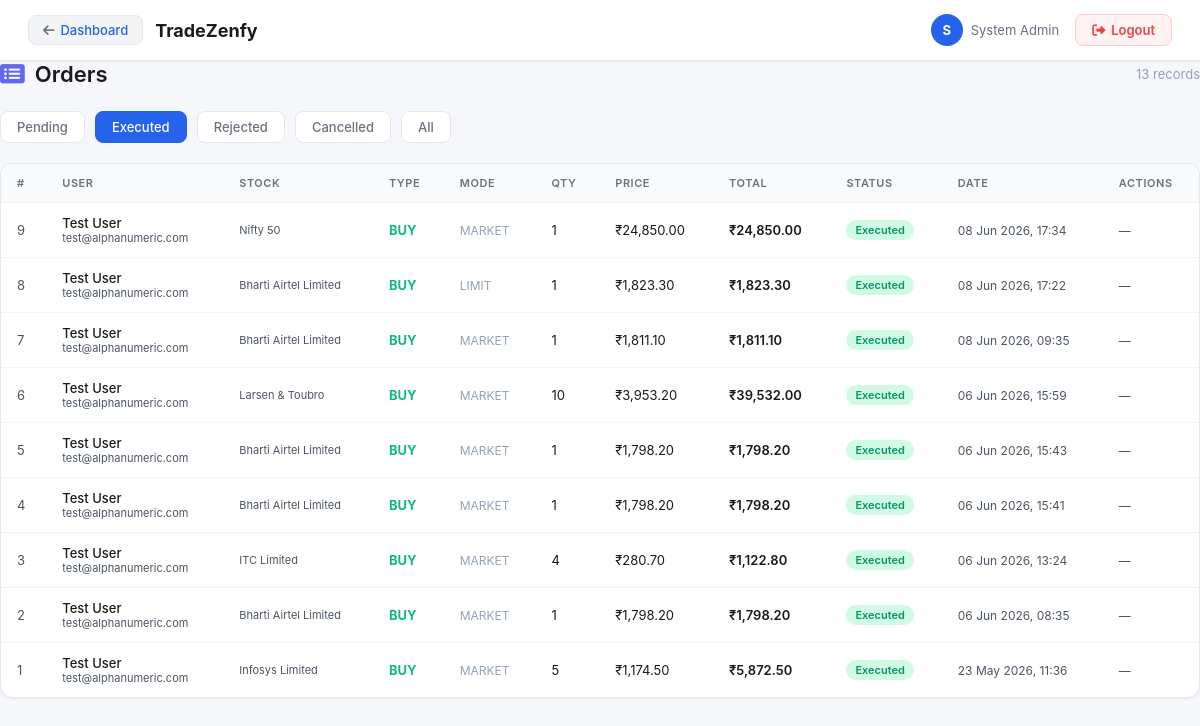
Page /admin/orders.php?status=EXECUTED (signed in) on the committed database.
### tables this page shows
CREATE TABLE IF NOT EXISTS `user_orders` (
  `id` int(11) NOT NULL AUTO_INCREMENT,
  `user_id` int(11) NOT NULL,
  `stock_id` int(11) NOT NULL,
  `order_type` enum('BUY','SELL') NOT NULL,
  `order_mode` enum('MARKET','LIMIT') DEFAULT 'MARKET',
  `limit_price` decimal(10,2) DEFAULT NULL,
  `quantity` int(11) NOT NULL,
  `traded_price` decimal(10,2) DEFAULT NULL,
  `price` decimal(10,2) DEFAULT NULL,
  `status` enum('PENDING','EXECUTED','CANCELLED','REJECTED') DEFAULT 'EXECUTED',
  `total_amount` decimal(15,2) DEFAULT 0.00,
  `admin_remark` text DEFAULT NULL,
  `executed_by` int(11) DEFAULT NULL,
  `executed_at` timestamp NULL DEFAULT NULL,
  `modified_by_admin` int(11) DEFAULT NULL,
  `admin_modified_at` timestamp NULL DEFAULT NULL,
  `created_at` timestamp NOT NULL DEFAULT current_timestamp(),
  PRIMARY KEY (`id`)
);

CREATE TABLE IF NOT EXISTS `account_registrations` (
  `id` int(11) NOT NULL AUTO_INCREMENT,
  `title` varchar(10) DEFAULT NULL,
  `first_name` varchar(100) NOT NULL,
  `last_name` varchar(100) NOT NULL,
  `email` varchar(255) NOT NULL,
  `username` varchar(100) NOT NULL,
  `password` varchar(255) NOT NULL,
  `dob` date DEFAULT NULL,
  `phone` varchar(20) DEFAULT NULL,
  `street` text DEFAULT NULL,
  `postal_code` varchar(20) DEFAULT NULL,
  `city` varchar(100) DEFAULT NULL,
  `country` varchar(100) DEFAULT NULL,
  `state_citizenship` varchar(100) DEFAULT NULL,
  `state_tax_residency` varchar(100) DEFAULT NULL,
  `tax_id` varchar(50) DEFAULT NULL,
  `employment_status` varchar(50) DEFAULT NULL,
  `trading_currency` varchar(50) DEFAULT 'INR',
  `annual_income` decimal(15,2) DEFAULT NULL,
  `net_worth` decimal(15,2) DEFAULT NULL,
  `source_of_wealth` text DEFAULT NULL,
  `initial_deposit` decimal(15,2) DEFAULT NULL,
  `status` enum('pending','approved','rejected') DEFAULT 'pending',
  `current_balance` decimal(15,2) DEFAULT 0.00,
  `portfolio_value` decimal(15,2) DEFAULT 0.00,
  `total_invested` decimal(15,2) DEFAULT 0.00,
  `total_pnl` decimal(15,2) DEFAULT 0.00,
  `is_blocked` tinyint(1) DEFAULT 0,
  `created_at` timestamp NOT NULL DEFAULT current_timestamp(),
  `updated_at` timestamp NOT NULL DEFAULT current_timestamp() ON UPDATE current_timestamp(),
  PRIMARY KEY (`id`),
  UNIQUE KEY `email` (`email`),
  UNIQUE KEY `username` (`username`)
);

CREATE TABLE IF NOT EXISTS `stocks` (
  `id` int(11) NOT NULL AUTO_INCREMENT,
  `symbol` varchar(20) NOT NULL,
  `name` varchar(255) NOT NULL,
  `exchange` varchar(20) DEFAULT 'NSE',
  `industry` varchar(100) DEFAULT NULL,
  `sector` varchar(100) DEFAULT NULL,
  `market_cap` bigint(20) DEFAULT NULL,
  `logo_url` varchar(500) DEFAULT NULL,
  `website` varchar(255) DEFAULT NULL,
  `ltp` decimal(10,2) DEFAULT 0.00,
  `change_percent` decimal(10,4) DEFAULT 0.0000,
  `previous_close` decimal(10,2) DEFAULT 0.00,
  `is_active` tinyint(1) DEFAULT 1,
  `created_at` timestamp NOT NULL DEFAULT current_timestamp(),
  `updated_at` timestamp NOT NULL DEFAULT current_timestamp() ON UPDATE current_timestamp(),
  PRIMARY KEY (`id`),
  UNIQUE KEY `unique_symbol` (`symbol`)
);

### includes/middleware.php (called while the page is built, shortened)
<?php
function requireAdmin(): array {
    $db   = getDB();
    $stmt = $db->prepare("SELECT id, username, name, email, role FROM admins WHERE id = ? AND is_active = 1");
    $stmt->execute([$_SESSION['admin_id']]);
    $admin = $stmt->fetch();
    return $admin;
}

### admin/orders.php (the view, shortened to what this page needs)
<?php
require_once __DIR__ . '/../includes/middleware.php';
$admin = requireAdmin();
$db    = getDB();
$status  = $_GET['status'] ?? 'PENDING';
$page    = max(1, (int)($_GET['page'] ?? 1));
$perPage = 25;
$offset  = ($page - 1) * $perPage;
$where  = $status !== 'ALL' ? "WHERE o.status = ?" : "";
$params = $status !== 'ALL' ? [$status] : [];
$total     = $db->prepare("SELECT COUNT(*) FROM user_orders o $where");
$total->execute($params);
$totalRows = $total->fetchColumn();
$stmt = $db->prepare("
    SELECT o.*, a.first_name, a.last_name, a.email, a.current_balance,
           s.name AS stock_name, s.sector
    FROM user_orders o
    JOIN account_registrations a ON a.id = o.user_id
    JOIN stocks s ON s.id = o.stock_id
    $where
    ORDER BY o.created_at DESC
    LIMIT $perPage OFFSET $offset
");
$stmt->execute($params);
$orders = $stmt->fetchAll();
?>
<!DOCTYPE html>
<html lang="en">
<head>
<link rel="stylesheet" href="https://cdnjs.cloudflare.com/ajax/libs/font-awesome/6.4.0/css/all.min.css">
</head>
<body>
<?php include __DIR__ . '/../includes/admin-header.php'; ?>
<div class="main">
  <div class="page-header">
    <h1><i class="fa fa-list-alt" style="color:#6366f1;margin-right:10px"></i>Orders</h1>
    <span style="font-size:13px;color:#94a3b8"><?= number_format($totalRows) ?> records</span>
  </div>
  <div class="filters">
    <?php foreach (['PENDING' => 'Pending', 'EXECUTED' => 'Executed', 'REJECTED' => 'Rejected', 'CANCELLED' => 'Cancelled', 'ALL' => 'All'] as $val => $label): ?>
      <a href="?status=<?= $val ?>" class="filter-btn <?= $status === $val ? 'active' : '' ?>"><?= $label ?></a>
    <?php endforeach; ?>
  </div>
  <div class="card">
    <table>
      <thead>
        <tr>
          <th>#</th><th>User</th><th>Stock</th><th>Type</th><th>Mode</th>
          <th>Qty</th><th>Price</th><th>Total</th><th>Status</th><th>Date</th><th>Actions</th>
        </tr>
      </thead>
      <tbody>
        <?php foreach ($orders as $o): ?>
        <tr id="order-<?= $o['id'] ?>">
          <td style="color:#4b5563"><?= $o['id'] ?></td>
          <td>
            <div style="font-weight:500"><?= htmlspecialchars($o['first_name'] . ' ' . $o['last_name']) ?></div>
            <div style="font-size:11px;color:#4b5563"><?= htmlspecialchars($o['email']) ?></div>
          </td>
          <td>
            <div style="font-size:11px;color:#4b5563"><?= htmlspecialchars($o['stock_name']) ?></div>
          </td>
          <td class="type-<?= $o['order_type'] ?>"><?= $o['order_type'] ?></td>
          <td style="font-size:12px;color:#94a3b8"><?= $o['order_mode'] ?></td>
          <td><?= $o['quantity'] ?></td>
          <td>₹<?= number_format((float)$o['price'], 2) ?></td>
          <td style="font-weight:600">₹<?= number_format((float)$o['total_amount'], 2) ?></td>
          <td><span class="badge badge-<?= $o['status'] ?>"><?= ucfirst(strtolower($o['status'])) ?></span></td>
          <td style="font-size:12px;color:#4b5563;white-space:nowrap"><?= date('d M Y, H:i', strtotime($o['created_at'])) ?></td>
          <td>
            <?php if ($o['status'] === 'PENDING'): ?>
              <button class="action-btn btn-execute" onclick="openModal(<?= $o['id'] ?>, '<?= $o['order_type'] ?>', '<?= $o['symbol'] ?>', <?= $o['quantity'] ?>, <?= $o['price'] ?>, <?= $o['total_amount'] ?>, '<?= htmlspecialchars($o['first_name'] . ' ' . $o['last_name']) ?>', 'execute')">
                <i class="fa fa-check"></i> Execute
              </button>
              <button class="action-btn btn-reject" onclick="openModal(<?= $o['id'] ?>, '<?= $o['order_type'] ?>', '<?= $o['symbol'] ?>', <?= $o['quantity'] ?>, <?= $o['price'] ?>, <?= $o['total_amount'] ?>, '<?= htmlspecialchars($o['first_name'] . ' ' . $o['last_name']) ?>', 'reject')">
                <i class="fa fa-times"></i> Reject
              </button>
            <?php else: ?>
              <span style="font-size:12px;color:#4b5563">—</span>
            <?php endif; ?>
          </td>
        </tr>
        <?php endforeach; ?>
      </tbody>
    </table>
  </div>
</div>
</body>
</html>

### includes/admin-header.php (shortened to what this page needs)
<?php
$adminName = $admin['name'] ?? 'Admin';
$adminInitial = strtoupper(substr($adminName, 0, 1));
?>
<div class="top-header">
  <div class="logo">
    <a href="index.php" class="back-btn"><i class="fa fa-arrow-left"></i> <span>Dashboard</span></a>
    TradeZenfy
  </div>
  <div class="header-right">
    <div class="admin-badge">
      <div class="avatar"><?= $adminInitial ?></div>
      <span><?= htmlspecialchars($adminName) ?></span>
    </div>
    <a href="../logout.php" class="logout-btn"><i class="fa fa-sign-out-alt"></i> <span>Logout</span></a>
  </div>
</div>

### admin/orders.php (style rules this page uses)
*, *::before, *::after { box-sizing: border-box; margin: 0; padding: 0; }
body { font-family: -apple-system, BlinkMacSystemFont, 'Segoe UI', Roboto, sans-serif; background: #F5F7FA; color: #1A1A1A; min-height: 100vh; overflow-x: hidden; }
.page-header { display: flex; align-items: center; justify-content: space-between; margin-bottom: 24px; flex-wrap: wrap; gap: 12px; }
.page-header h1 { font-size: 22px; font-weight: 600; }
.filters { display: flex; gap: 10px; margin-bottom: 20px; flex-wrap: wrap; }
.filter-btn { padding: 7px 16px; border-radius: 8px; font-size: 13px; font-weight: 500; cursor: pointer; border: 1px solid #E5E7EB; background: #fff; color: #6B7280; text-decoration: none; }
.filter-btn.active, .filter-btn:hover { background: #2563EB; color: #fff; border-color: #2563EB; }
.card { background: #fff; border: 1px solid #E5E7EB; border-radius: 12px; overflow: hidden; box-shadow: 0 1px 3px rgba(0,0,0,0.05); }
table { width: 100%; border-collapse: collapse; }
th { font-size: 11px; color: #6B7280; text-transform: uppercase; letter-spacing: .05em; padding: 12px 16px; text-align: left; background: #F9FAFB; white-space: nowrap; font-weight: 600; }
td { padding: 12px 16px; font-size: 13px; border-top: 1px solid #F3F4F6; vertical-align: middle; color: #1A1A1A; }
.badge { display: inline-flex; padding: 3px 9px; border-radius: 20px; font-size: 11px; font-weight: 600; }
.badge-EXECUTED { background: #D1FAE5; color: #059669; }
.type-BUY { color: #10B981; font-weight: 700; font-size: 13px; }

### includes/admin-header.php (style rules this page uses)
.top-header { background: #fff; border-bottom: 1px solid #E5E7EB; padding: 14px 28px; display: flex; align-items: center; justify-content: space-between; position: sticky; top: 0; z-index: 100; box-shadow: 0 1px 3px rgba(0,0,0,0.05); }
.top-header .logo { font-size: 18px; font-weight: 700; color: #1A1A1A; text-decoration: none; display: flex; align-items: center; gap: 12px; }
.top-header .logo span { color: #2563EB; }
.top-header .logo .back-btn { display: inline-flex; align-items: center; gap: 6px; padding: 6px 14px; background: #F3F4F6; border: 1px solid #E5E7EB; border-radius: 8px; color: #6B7280; font-size: 13px; font-weight: 500; text-decoration: none; transition: all .15s; }
.header-right { display: flex; align-items: center; gap: 16px; }
.admin-badge { display: flex; align-items: center; gap: 8px; font-size: 13px; color: #6B7280; }
.admin-badge .avatar { width: 32px; height: 32px; border-radius: 50%; background: #2563EB; display: flex; align-items: center; justify-content: center; font-size: 13px; font-weight: 700; color: #fff; }
.logout-btn { padding: 7px 16px; background: #FEF2F2; color: #EF4444; border: 1px solid #FECACA; border-radius: 8px; font-size: 13px; font-weight: 600; cursor: pointer; text-decoration: none; display: inline-flex; align-items: center; gap: 6px; transition: background .2s; }

### rows in the picture
user_orders: id "9", account_registrations.first_name+last_name "Test User", account_registrations.email "test@alphanumeric.com", stock.name "Nifty 50", order_type "BUY", order_mode "MARKET", quantity "1", price "24,850.00", total_amount "24,850.00", status "Executed", created_at "08 Jun 2026, 17:34"
user_orders: id "8", account_registrations.first_name+last_name "Test User", account_registrations.email "test@alphanumeric.com", stock.name "Bharti Airtel Limited", order_type "BUY", order_mode "LIMIT", quantity "1", price "1,823.30", total_amount "1,823.30", status "Executed", created_at "08 Jun 2026, 17:22"
user_orders: id "7", account_registrations.first_name+last_name "Test User", account_registrations.email "test@alphanumeric.com", stock.name "Bharti Airtel Limited", order_type "BUY", order_mode "MARKET", quantity "1", price "1,811.10", total_amount "1,811.10", status "Executed", created_at "08 Jun 2026, 09:35"
user_orders: id "6", account_registrations.first_name+last_name "Test User", account_registrations.email "test@alphanumeric.com", stock.name "Larsen & Toubro", order_type "BUY", order_mode "MARKET", quantity "10", price "3,953.20", total_amount "39,532.00", status "Executed", created_at "06 Jun 2026, 15:59"
user_orders: id "5", account_registrations.first_name+last_name "Test User", account_registrations.email "test@alphanumeric.com", stock.name "Bharti Airtel Limited", order_type "BUY", order_mode "MARKET", quantity "1", price "1,798.20", total_amount "1,798.20", status "Executed", created_at "06 Jun 2026, 15:43"
user_orders: id "4", account_registrations.first_name+last_name "Test User", account_registrations.email "test@alphanumeric.com", stock.name "Bharti Airtel Limited", order_type "BUY", order_mode "MARKET", quantity "1", price "1,798.20", total_amount "1,798.20", status "Executed", created_at "06 Jun 2026, 15:41"
user_orders: id "3", account_registrations.first_name+last_name "Test User", account_registrations.email "test@alphanumeric.com", stock.name "ITC Limited", order_type "BUY", order_mode "MARKET", quantity "4", price "280.70", total_amount "1,122.80", status "Executed", created_at "06 Jun 2026, 13:24"
user_orders: id "2", account_registrations.first_name+last_name "Test User", account_registrations.email "test@alphanumeric.com", stock.name "Bharti Airtel Limited", order_type "BUY", order_mode "MARKET", quantity "1", price "1,798.20", total_amount "1,798.20", status "Executed", created_at "06 Jun 2026, 08:35"
user_orders: id "1", account_registrations.first_name+last_name "Test User", account_registrations.email "test@alphanumeric.com", stock.name "Infosys Limited", order_type "BUY", order_mode "MARKET", quantity "5", price "1,174.50", total_amount "5,872.50", status "Executed", created_at "23 May 2026, 11:36"

### other values in the picture
$adminInitial "S"
$adminName "System Admin"
$totalRows "13"
$label "Pending"
$label "Executed"
$label "Rejected"
$label "Cancelled"
$label "All"
